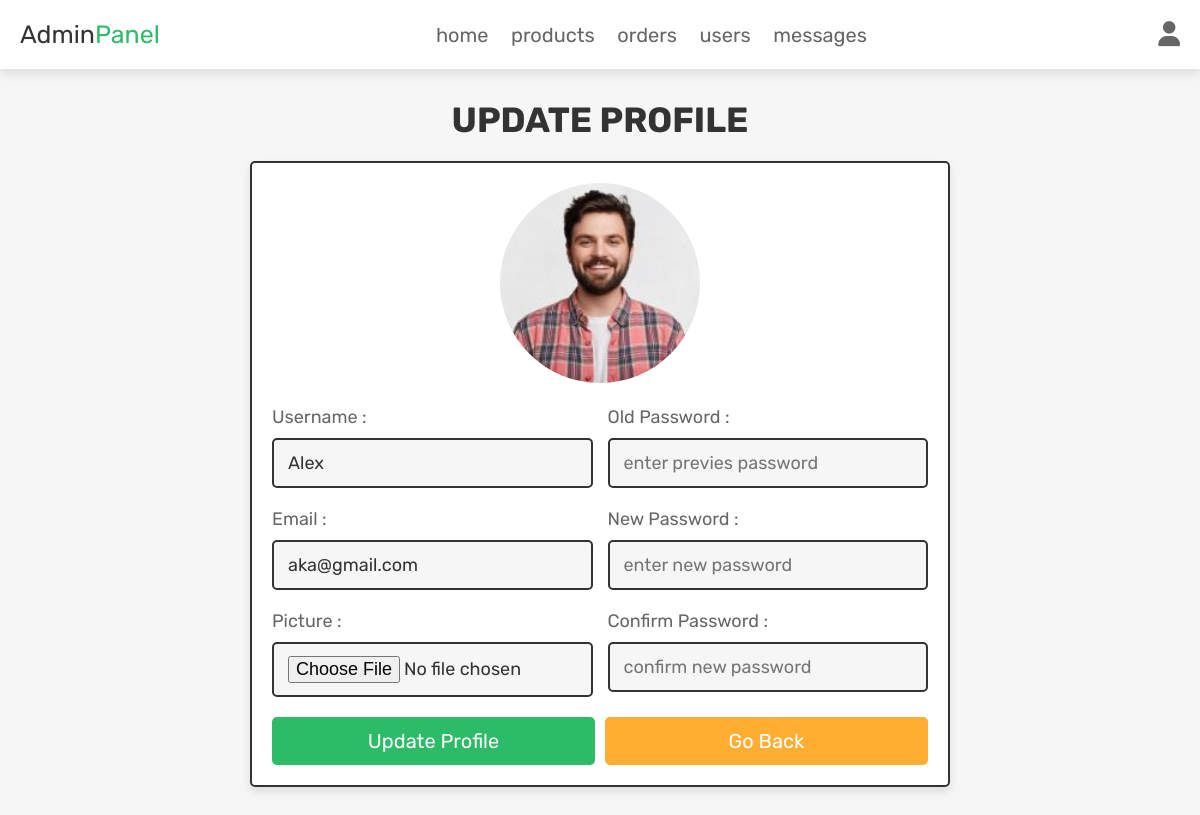
/admin_update_profile.php (signed in), run on the app's committed database.
### tables this page shows
CREATE TABLE `users` (
  `id` int NOT NULL,
  `nume` varchar(150) NOT NULL,
  `email` varchar(150) NOT NULL,
  `parola` varchar(150) NOT NULL,
  `tip_user` varchar(30) NOT NULL,
  `imagine` varchar(150) NOT NULL
);

### admin_update_profile.php (the view, shortened to what this page needs)
<?php
include 'conexiune.php';
$admin_id = $_SESSION['admin_id'];
?>
<!DOCTYPE html>
<html lang="en">
<head>
 <link rel="stylesheet" href="https://cdnjs.cloudflare.com/ajax/libs/font-awesome/6.5.2/css/all.min.css">
<link rel="stylesheet" href="CSS/componente.css">
</head>
<body>
<?php include 'admin_header.php';?>
<section class="update-profile">
   <h1 class="title">update profile</h1>
   <form action="" method="POST" enctype="multipart/form-data">
   <img src="intrare_img/<?= $fetch_profile['imagine']; ?>" alt="">
    <div class="flex">
        <div class="inputBox">
        <span>username :</span>
        <input type="text" name="name" value="<?= $fetch_profile['nume']; ?>" placeholder="update username" required class="box">
        <span>email :</span>
        <input type="email" name="email" value="<?= $fetch_profile['email']; ?>" placeholder="update email" required class="box">
        <span>picture :</span>
        <input type="file" name="image" accept="image/jpg, image/jpeg, image/png" class="box">
       </div>
        <div class="inputBox">
          <span>old password :</span>
          <input type="password" name="update_password" placeholder="enter previes password" class="box">
          <span>new password :</span>
          <input type="password" name="new_password" placeholder="enter new password" class="box">
          <span>confirm password :</span>
          <input type="password" name="confirm_password" placeholder="confirm new password" class="box">
       </div>
    </div>
     <div class="flex-btn">
           <input type="submit" class="btn" value="update profile" name="update_profile">
           <a href="admin_page.php" class="option-btn">go back</a>
     </div>
   </form>
</section>
</body>
</html>

### CSS/componente.css (style rules this page uses)
:root { --green: #2dbb68; --orange: #ffad33; --red: #e74c3c; --black: #333; --light-color: #666; --white: #fff; --light-bg: #f6f6f6; --border: 0.2rem solid var(--black); --box-shadow: 0 0.5rem 1rem rgba(0, 0, 0, 0.1); }
* { font-family: "Rubik", sans-serif; margin: 0; padding: 0; box-sizing: border-box; outline: none; border: none; text-decoration: none; color: var(--black); }
body { background-color: var(--light-bg); }
html { font-size: 62.5%; overflow-x: hidden; scroll-behavior: smooth; scroll-padding-top: 6.5rem; }
section { padding: 3rem 2rem; max-width: 1200px; margin: 0 auto; }
.btn, .delete-btn, .option-btn { width: 100%; margin-top: 1rem; border-radius: 0.5rem; padding: 1.2rem 1.4rem; display: block; font-size: 2rem; color: var(--white); cursor: pointer; text-transform: capitalize; text-align: center; }
.btn { background-color: var(--green); }
.option-btn { background-color: var(--orange); }
.flex-btn { display: flex; flex-wrap: wrap; gap: 1rem; }
.flex-btn > * { flex: 1; }
.title { text-align: center; margin-bottom: 2rem; text-transform: uppercase; color: var(--black); font-size: 3.5rem; }
.update-profile form { max-width: 70rem; margin: 0 auto; background-color: var(--white); box-shadow: var(--box-shadow); border: var(--border); border-radius: 0.5rem; padding: 2rem; text-align: center; }
.update-profile form .flex { display: flex; gap: 1.5rem; justify-content: space-between; }
.update-profile form img { height: 20rem; width: 20rem; margin-bottom: 1rem; border-radius: 50%; object-fit: cover; }
.update-profile form .inputBox { text-align: left; width: 49%; }
.update-profile form .inputBox span { display: block; padding-top: 1rem; font-size: 1.8rem; color: var(--light-color); text-transform: capitalize; }
.update-profile form .inputBox .box { width: 100%; padding: 1.2rem 1.4rem; font-size: 1.8rem; color: var(--black); border: var(--border); border-radius: 0.5rem; margin: 1rem 0; background-color: var(--light-bg); }

### data on the page
users: imagine (picture), name "Alex", email "aka@gmail.com"
